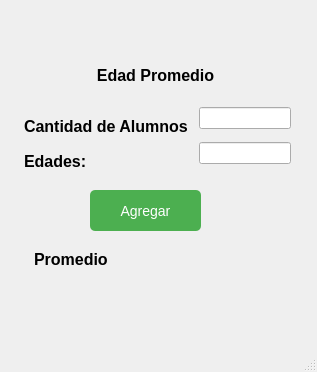
<?xml version="1.0" encoding="UTF-8"?>
<ui version="4.0">
 <class>MainWindow</class>
 <widget class="QMainWindow" name="MainWindow">
  <property name="geometry">
   <rect>
    <x>0</x>
    <y>0</y>
    <width>317</width>
    <height>372</height>
   </rect>
  </property>
  <property name="windowTitle">
   <string>MainWindow</string>
  </property>
  <property name="styleSheet">
   <string notr="true">/* Estilo para el botón */
QPushButton#btn_agregar {
  background-color: #4CAF50; /* Color de fondo */
  color: white; /* Color de texto */
  padding: 10px 20px; /* Espaciado interno */
  border-radius: 5px; /* Bordes redondeados */
  font-size: 14px; /* Tamaño de fuente */
}

/* Estilo para los radio buttons */
QRadioButton#rb_A,
QRadioButton#rb_B {
  font-size: 14px; /* Tamaño de fuente */
}

/* Estilo para el LineEdit */
QLineEdit#le_Year {
  padding: 5px; /* Espaciado interno */
  font-size: 14px; /* Tamaño de fuente */
}

/* Estilo para los QLabel de promedios */
QLabel#l_promA,
QLabel#l_promB,
QLabel#l_promT,
QLabel {
  font-size: 16px; /* Tamaño de fuente */
  font-weight: bold; /* Negrita */
  margin-top: 10px; /* Margen superior */
}
</string>
  </property>
  <widget class="QWidget" name="centralwidget">
   <widget class="QPushButton" name="btn_agregar">
    <property name="geometry">
     <rect>
      <x>90</x>
      <y>190</y>
      <width>111</width>
      <height>41</height>
     </rect>
    </property>
    <property name="text">
     <string>Agregar</string>
    </property>
   </widget>
   <widget class="QWidget" name="verticalLayoutWidget_2">
    <property name="geometry">
     <rect>
      <x>20</x>
      <y>40</y>
      <width>271</width>
      <height>131</height>
     </rect>
    </property>
    <layout class="QVBoxLayout" name="verticalLayout_2">
     <item>
      <widget class="QLabel" name="label_4">
       <property name="font">
        <font>
         <pointsize>-1</pointsize>
         <weight>75</weight>
         <bold>true</bold>
        </font>
       </property>
       <property name="text">
        <string>Edad Promedio</string>
       </property>
       <property name="alignment">
        <set>Qt::AlignCenter</set>
       </property>
      </widget>
     </item>
     <item>
      <layout class="QFormLayout" name="formLayout">
       <item row="1" column="0">
        <widget class="QLabel" name="label_2">
         <property name="text">
          <string>Cantidad de Alumnos</string>
         </property>
        </widget>
       </item>
       <item row="1" column="1">
        <widget class="QLineEdit" name="le_n"/>
       </item>
       <item row="3" column="0">
        <widget class="QLabel" name="label_5">
         <property name="text">
          <string>Edades:</string>
         </property>
        </widget>
       </item>
       <item row="3" column="1">
        <widget class="QLineEdit" name="edades"/>
       </item>
      </layout>
     </item>
    </layout>
   </widget>
   <widget class="QWidget" name="formLayoutWidget_2">
    <property name="geometry">
     <rect>
      <x>30</x>
      <y>240</y>
      <width>261</width>
      <height>41</height>
     </rect>
    </property>
    <layout class="QFormLayout" name="formLayout_2">
     <property name="labelAlignment">
      <set>Qt::AlignCenter</set>
     </property>
     <property name="formAlignment">
      <set>Qt::AlignHCenter|Qt::AlignTop</set>
     </property>
     <item row="0" column="0">
      <widget class="QLabel" name="label_3">
       <property name="text">
        <string>Promedio</string>
       </property>
      </widget>
     </item>
     <item row="0" column="1">
      <widget class="QLabel" name="promedio">
       <property name="text">
        <string/>
       </property>
      </widget>
     </item>
    </layout>
   </widget>
  </widget>
  <widget class="QMenuBar" name="menubar">
   <property name="geometry">
    <rect>
     <x>0</x>
     <y>0</y>
     <width>317</width>
     <height>26</height>
    </rect>
   </property>
  </widget>
  <widget class="QStatusBar" name="statusbar"/>
 </widget>
 <resources/>
 <connections/>
</ui>
